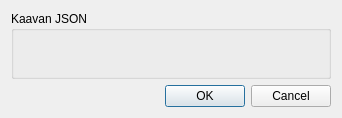
<?xml version="1.0" encoding="UTF-8"?>
<ui version="4.0">
 <class>Dialog</class>
 <widget class="QDialog" name="Dialog">
  <property name="geometry">
   <rect>
    <x>0</x>
    <y>0</y>
    <width>342</width>
    <height>118</height>
   </rect>
  </property>
  <property name="windowTitle">
   <string>Tuo kaava</string>
  </property>
  <layout class="QVBoxLayout" name="verticalLayout">
   <item>
    <widget class="QGroupBox" name="groupBox">
     <property name="title">
      <string>Kaavan JSON</string>
     </property>
     <layout class="QFormLayout" name="formLayout">
      <item row="0" column="0" colspan="2">
       <widget class="QgsFileWidget" name="file_selection">
        <property name="sizePolicy">
         <sizepolicy hsizetype="Preferred" vsizetype="Preferred">
          <horstretch>0</horstretch>
          <verstretch>0</verstretch>
         </sizepolicy>
        </property>
        <property name="filter">
         <string>*.json</string>
        </property>
       </widget>
      </item>
     </layout>
    </widget>
   </item>
   <item>
    <widget class="QDialogButtonBox" name="button_box">
     <property name="orientation">
      <enum>Qt::Horizontal</enum>
     </property>
     <property name="standardButtons">
      <set>QDialogButtonBox::Cancel|QDialogButtonBox::Ok</set>
     </property>
    </widget>
   </item>
  </layout>
 </widget>
 <customwidgets>
  <customwidget>
   <class>QgsFileWidget</class>
   <extends>QWidget</extends>
   <header>qgsfilewidget.h</header>
  </customwidget>
 </customwidgets>
 <resources/>
 <connections>
  <connection>
   <sender>button_box</sender>
   <signal>accepted()</signal>
   <receiver>Dialog</receiver>
   <slot>accept()</slot>
   <hints>
    <hint type="sourcelabel">
     <x>248</x>
     <y>254</y>
    </hint>
    <hint type="destinationlabel">
     <x>157</x>
     <y>274</y>
    </hint>
   </hints>
  </connection>
  <connection>
   <sender>button_box</sender>
   <signal>rejected()</signal>
   <receiver>Dialog</receiver>
   <slot>reject()</slot>
   <hints>
    <hint type="sourcelabel">
     <x>316</x>
     <y>260</y>
    </hint>
    <hint type="destinationlabel">
     <x>286</x>
     <y>274</y>
    </hint>
   </hints>
  </connection>
 </connections>
</ui>
